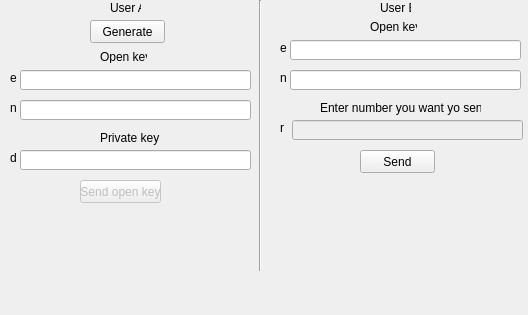
<?xml version="1.0" encoding="UTF-8"?>
<ui version="4.0">
 <class>MainWindow</class>
 <widget class="QMainWindow" name="MainWindow">
  <property name="enabled">
   <bool>true</bool>
  </property>
  <property name="geometry">
   <rect>
    <x>0</x>
    <y>0</y>
    <width>528</width>
    <height>315</height>
   </rect>
  </property>
  <property name="windowTitle">
   <string>RSA</string>
  </property>
  <widget class="QWidget" name="centralwidget">
   <widget class="Line" name="line">
    <property name="geometry">
     <rect>
      <x>250</x>
      <y>0</y>
      <width>20</width>
      <height>271</height>
     </rect>
    </property>
    <property name="orientation">
     <enum>Qt::Vertical</enum>
    </property>
   </widget>
   <widget class="QLabel" name="a_Label">
    <property name="geometry">
     <rect>
      <x>110</x>
      <y>0</y>
      <width>31</width>
      <height>16</height>
     </rect>
    </property>
    <property name="text">
     <string>User A</string>
    </property>
   </widget>
   <widget class="QLabel" name="b_Label">
    <property name="geometry">
     <rect>
      <x>380</x>
      <y>0</y>
      <width>31</width>
      <height>16</height>
     </rect>
    </property>
    <property name="text">
     <string>User B</string>
    </property>
   </widget>
   <widget class="QPushButton" name="generate_Button">
    <property name="geometry">
     <rect>
      <x>90</x>
      <y>20</y>
      <width>75</width>
      <height>23</height>
     </rect>
    </property>
    <property name="text">
     <string>Generate</string>
    </property>
   </widget>
   <widget class="QLineEdit" name="e_LineEdit2">
    <property name="geometry">
     <rect>
      <x>290</x>
      <y>40</y>
      <width>231</width>
      <height>20</height>
     </rect>
    </property>
    <property name="readOnly">
     <bool>true</bool>
    </property>
   </widget>
   <widget class="QLabel" name="ok_Label2">
    <property name="geometry">
     <rect>
      <x>370</x>
      <y>20</y>
      <width>47</width>
      <height>13</height>
     </rect>
    </property>
    <property name="text">
     <string>Open key</string>
    </property>
   </widget>
   <widget class="QLineEdit" name="n_LineEdit2">
    <property name="geometry">
     <rect>
      <x>290</x>
      <y>70</y>
      <width>231</width>
      <height>20</height>
     </rect>
    </property>
    <property name="readOnly">
     <bool>true</bool>
    </property>
   </widget>
   <widget class="QLineEdit" name="d_LineEdit">
    <property name="geometry">
     <rect>
      <x>20</x>
      <y>150</y>
      <width>231</width>
      <height>20</height>
     </rect>
    </property>
    <property name="readOnly">
     <bool>true</bool>
    </property>
   </widget>
   <widget class="QLabel" name="e_Label2">
    <property name="geometry">
     <rect>
      <x>280</x>
      <y>40</y>
      <width>16</width>
      <height>16</height>
     </rect>
    </property>
    <property name="text">
     <string>e</string>
    </property>
   </widget>
   <widget class="QLabel" name="n_Label2">
    <property name="geometry">
     <rect>
      <x>280</x>
      <y>70</y>
      <width>16</width>
      <height>16</height>
     </rect>
    </property>
    <property name="text">
     <string>n</string>
    </property>
   </widget>
   <widget class="QLabel" name="d_Label">
    <property name="geometry">
     <rect>
      <x>10</x>
      <y>150</y>
      <width>16</width>
      <height>16</height>
     </rect>
    </property>
    <property name="text">
     <string>d</string>
    </property>
   </widget>
   <widget class="QLabel" name="pk_Label">
    <property name="geometry">
     <rect>
      <x>100</x>
      <y>130</y>
      <width>61</width>
      <height>16</height>
     </rect>
    </property>
    <property name="text">
     <string>Private key</string>
    </property>
   </widget>
   <widget class="QPushButton" name="send_ok_Button">
    <property name="enabled">
     <bool>false</bool>
    </property>
    <property name="geometry">
     <rect>
      <x>80</x>
      <y>180</y>
      <width>81</width>
      <height>23</height>
     </rect>
    </property>
    <property name="text">
     <string>Send open key</string>
    </property>
   </widget>
   <widget class="QLineEdit" name="r_LineEdit">
    <property name="enabled">
     <bool>false</bool>
    </property>
    <property name="geometry">
     <rect>
      <x>292</x>
      <y>120</y>
      <width>231</width>
      <height>20</height>
     </rect>
    </property>
   </widget>
   <widget class="QLabel" name="text_Label">
    <property name="geometry">
     <rect>
      <x>320</x>
      <y>100</y>
      <width>161</width>
      <height>16</height>
     </rect>
    </property>
    <property name="text">
     <string>Enter number you want yo send</string>
    </property>
   </widget>
   <widget class="QLabel" name="r_Label">
    <property name="geometry">
     <rect>
      <x>280</x>
      <y>120</y>
      <width>16</width>
      <height>16</height>
     </rect>
    </property>
    <property name="text">
     <string>r</string>
    </property>
   </widget>
   <widget class="QLineEdit" name="e_LineEdit">
    <property name="geometry">
     <rect>
      <x>20</x>
      <y>70</y>
      <width>231</width>
      <height>20</height>
     </rect>
    </property>
    <property name="readOnly">
     <bool>true</bool>
    </property>
   </widget>
   <widget class="QLineEdit" name="n_LineEdit">
    <property name="geometry">
     <rect>
      <x>20</x>
      <y>100</y>
      <width>231</width>
      <height>20</height>
     </rect>
    </property>
    <property name="readOnly">
     <bool>true</bool>
    </property>
   </widget>
   <widget class="QLabel" name="n_Label">
    <property name="geometry">
     <rect>
      <x>10</x>
      <y>100</y>
      <width>16</width>
      <height>16</height>
     </rect>
    </property>
    <property name="text">
     <string>n</string>
    </property>
   </widget>
   <widget class="QLabel" name="ok_Label">
    <property name="geometry">
     <rect>
      <x>100</x>
      <y>50</y>
      <width>47</width>
      <height>13</height>
     </rect>
    </property>
    <property name="text">
     <string>Open key</string>
    </property>
   </widget>
   <widget class="QLabel" name="e_Label">
    <property name="geometry">
     <rect>
      <x>10</x>
      <y>70</y>
      <width>16</width>
      <height>16</height>
     </rect>
    </property>
    <property name="text">
     <string>e</string>
    </property>
   </widget>
   <widget class="QPushButton" name="send_r_Button">
    <property name="geometry">
     <rect>
      <x>360</x>
      <y>150</y>
      <width>75</width>
      <height>23</height>
     </rect>
    </property>
    <property name="text">
     <string>Send</string>
    </property>
   </widget>
  </widget>
  <widget class="QMenuBar" name="menubar">
   <property name="geometry">
    <rect>
     <x>0</x>
     <y>0</y>
     <width>528</width>
     <height>21</height>
    </rect>
   </property>
  </widget>
 </widget>
 <resources/>
 <connections/>
</ui>
